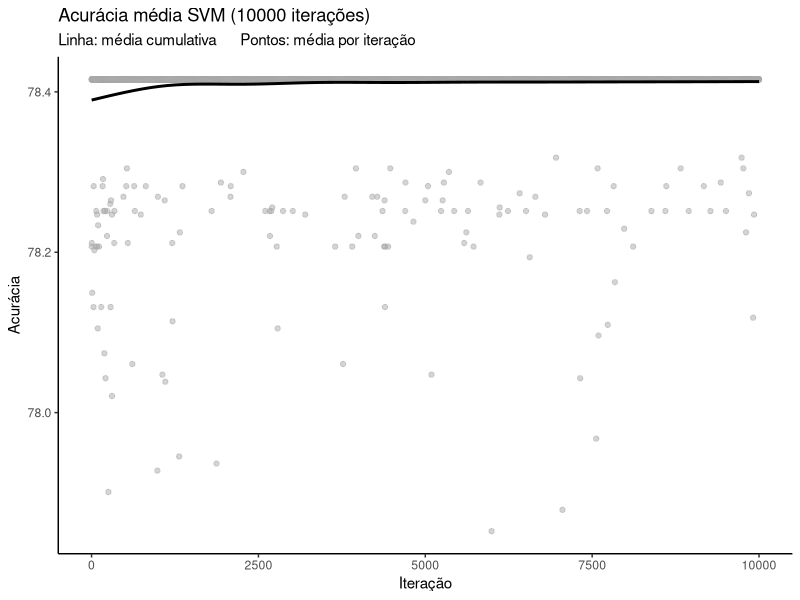
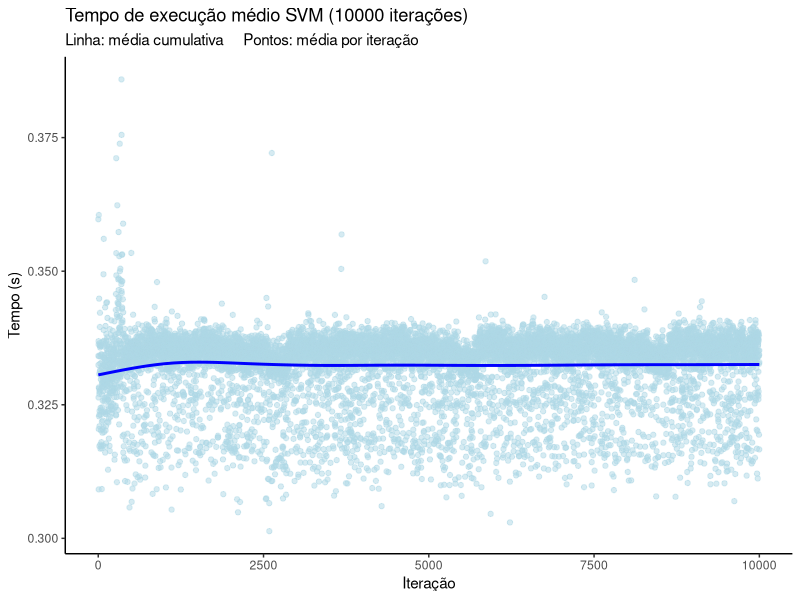
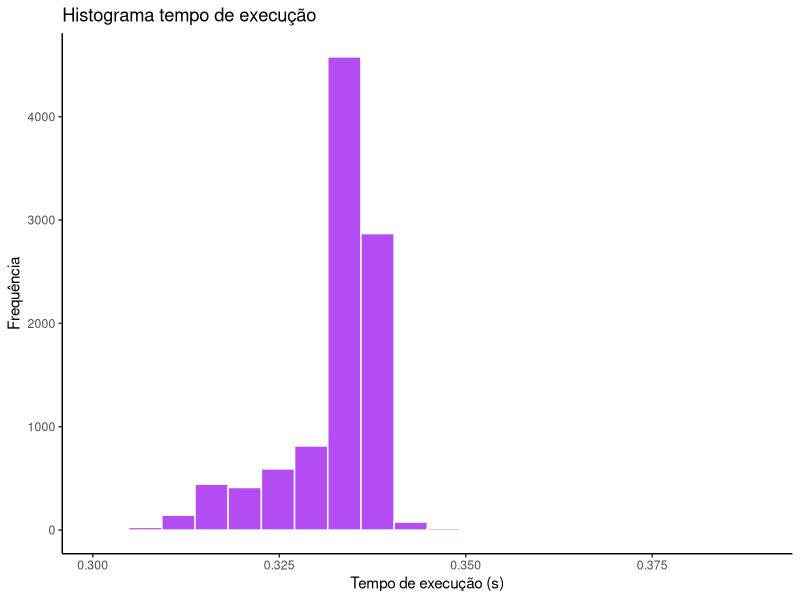
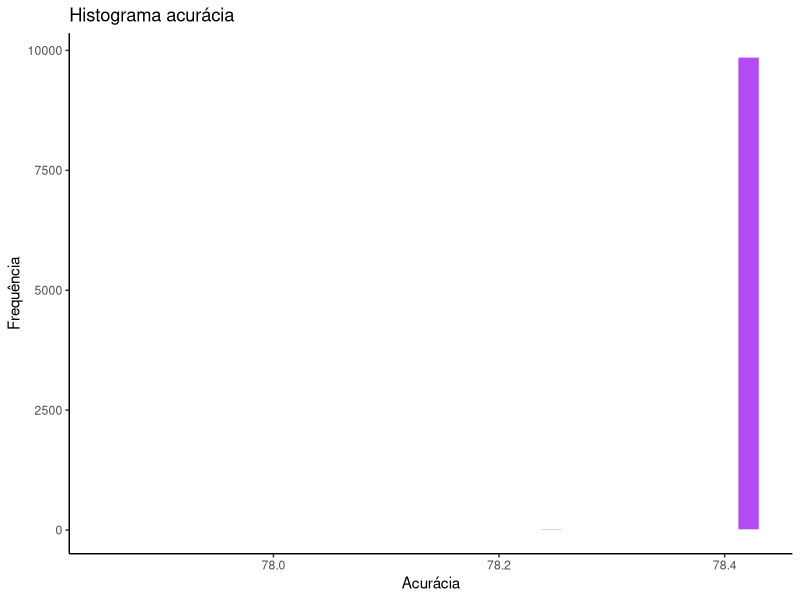

Recreate these plots in R, in order.
library(ggplot2)
library(tidyverse)

dados <-read_csv("monteCarloNSLKDDsvm.csv", show_col_types = FALSE)

Acuracia <- ggplot(dados, aes(x = ite)) +
  geom_point(aes(y = Acuracia), color="darkgrey", alpha = 0.5)+
  geom_smooth(aes(y=MediaAcCumulativa),color="black", method = "gam",se = FALSE)+
  labs(title = "Acurácia média SVM (10000 iterações)", 
       subtitle = "Linha: média cumulativa      Pontos: média por iteração",
       x = "Iteração",
       y = "Acurácia")+
  theme_classic()

Tempo <- ggplot(dados,aes(x= ite)) +
  geom_point(aes(y=tExecS), color="lightblue", alpha = 0.5)+
  geom_smooth(aes(y=MediaTCumulativa), color = "blue", method = "gam",se = FALSE)+
  labs(title="Tempo de execução médio SVM (10000 iterações)",
       subtitle = "Linha: média cumulativa     Pontos: média por iteração",
       x = "Iteração",
       y = "Tempo (s)")+
  theme_classic()

histogramaTempo <- ggplot(dados, aes(x = tExecS)) +
  geom_histogram(fill = "purple", color = "white", bins = 20, alpha = 0.8) +
  labs(title = "Histograma tempo de execução",
       x = "Tempo de execução (s)",
       y = "Frequência") +
  theme_classic()

histogramaAcuracia <- ggplot(dados, aes(x = Acuracia)) +
  geom_histogram(fill = "purple", color = "white", bins = 30, alpha = 0.8) +
  labs(title = "Histograma acurácia",
       x = "Acurácia",
       y = "Frequência") +
  theme_classic()

Acuracia
Tempo
histogramaTempo
histogramaAcuracia
